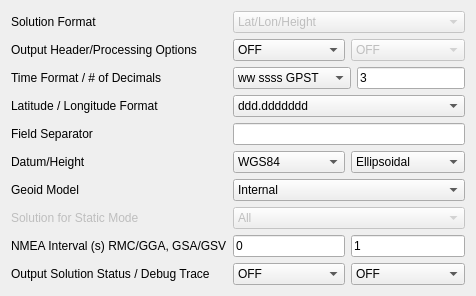
     <widget class="QWidget" name="TabSheet3">
      <property name="toolTip">
       <string/>
      </property>
      <attribute name="title">
       <string>O&amp;utput</string>
      </attribute>
      <layout class="QGridLayout" name="gridLayout_3">
       <item row="0" column="0">
        <widget class="QLabel" name="LabelSolFormat">
         <property name="enabled">
          <bool>true</bool>
         </property>
         <property name="toolTip">
          <string/>
         </property>
         <property name="text">
          <string>Solution Format</string>
         </property>
        </widget>
       </item>
       <item row="0" column="1" colspan="3">
        <widget class="QComboBox" name="SolFormat">
         <property name="enabled">
          <bool>false</bool>
         </property>
         <property name="toolTip">
          <string/>
         </property>
         <item>
          <property name="text">
           <string>Lat/Lon/Height</string>
          </property>
         </item>
         <item>
          <property name="text">
           <string>X/Y/Z-ECEF</string>
          </property>
         </item>
         <item>
          <property name="text">
           <string>E/N/U-Baseline</string>
          </property>
         </item>
         <item>
          <property name="text">
           <string>NMEA0183</string>
          </property>
         </item>
        </widget>
       </item>
       <item row="1" column="0">
        <widget class="QLabel" name="Label20">
         <property name="enabled">
          <bool>true</bool>
         </property>
         <property name="toolTip">
          <string/>
         </property>
         <property name="text">
          <string>Output Header/Processing Options</string>
         </property>
        </widget>
       </item>
       <item row="1" column="1">
        <widget class="QComboBox" name="OutputHead">
         <property name="enabled">
          <bool>true</bool>
         </property>
         <property name="toolTip">
          <string/>
         </property>
         <item>
          <property name="text">
           <string>OFF</string>
          </property>
         </item>
         <item>
          <property name="text">
           <string>ON</string>
          </property>
         </item>
        </widget>
       </item>
       <item row="1" column="2" colspan="2">
        <widget class="QComboBox" name="OutputOpt">
         <property name="enabled">
          <bool>false</bool>
         </property>
         <property name="toolTip">
          <string/>
         </property>
         <item>
          <property name="text">
           <string>OFF</string>
          </property>
         </item>
         <item>
          <property name="text">
           <string>ON</string>
          </property>
         </item>
        </widget>
       </item>
       <item row="2" column="0">
        <widget class="QLabel" name="LabelTimeFormat">
         <property name="enabled">
          <bool>true</bool>
         </property>
         <property name="toolTip">
          <string/>
         </property>
         <property name="text">
          <string>Time Format / # of Decimals</string>
         </property>
        </widget>
       </item>
       <item row="2" column="1" colspan="2">
        <widget class="QComboBox" name="TimeFormat">
         <property name="enabled">
          <bool>true</bool>
         </property>
         <property name="toolTip">
          <string/>
         </property>
         <item>
          <property name="text">
           <string>ww ssss GPST</string>
          </property>
         </item>
         <item>
          <property name="text">
           <string>hh:mm:ss GPST</string>
          </property>
         </item>
         <item>
          <property name="text">
           <string>hh:mm:ss UTC</string>
          </property>
         </item>
         <item>
          <property name="text">
           <string>hh:mm:ss JST</string>
          </property>
         </item>
        </widget>
       </item>
       <item row="2" column="3">
        <widget class="QLineEdit" name="TimeDecimal">
         <property name="enabled">
          <bool>true</bool>
         </property>
         <property name="toolTip">
          <string/>
         </property>
         <property name="text">
          <string>3</string>
         </property>
        </widget>
       </item>
       <item row="3" column="0">
        <widget class="QLabel" name="LabelLatLonFormat">
         <property name="enabled">
          <bool>true</bool>
         </property>
         <property name="toolTip">
          <string/>
         </property>
         <property name="text">
          <string>Latitude / Longitude Format</string>
         </property>
        </widget>
       </item>
       <item row="3" column="1" colspan="3">
        <widget class="QComboBox" name="LatLonFormat">
         <property name="enabled">
          <bool>true</bool>
         </property>
         <property name="toolTip">
          <string/>
         </property>
         <item>
          <property name="text">
           <string>ddd.ddddddd</string>
          </property>
         </item>
         <item>
          <property name="text">
           <string>ddd mm ss.sss</string>
          </property>
         </item>
        </widget>
       </item>
       <item row="4" column="0">
        <widget class="QLabel" name="LabelFieldSep">
         <property name="enabled">
          <bool>true</bool>
         </property>
         <property name="toolTip">
          <string/>
         </property>
         <property name="text">
          <string>Field Separator</string>
         </property>
        </widget>
       </item>
       <item row="4" column="1" colspan="3">
        <widget class="QLineEdit" name="FieldSep">
         <property name="enabled">
          <bool>true</bool>
         </property>
         <property name="toolTip">
          <string/>
         </property>
         <property name="text">
          <string/>
         </property>
        </widget>
       </item>
       <item row="5" column="0">
        <widget class="QLabel" name="Label2">
         <property name="enabled">
          <bool>true</bool>
         </property>
         <property name="toolTip">
          <string/>
         </property>
         <property name="text">
          <string>Datum/Height</string>
         </property>
        </widget>
       </item>
       <item row="5" column="1">
        <widget class="QComboBox" name="OutputDatum">
         <property name="enabled">
          <bool>true</bool>
         </property>
         <property name="toolTip">
          <string/>
         </property>
         <item>
          <property name="text">
           <string>WGS84</string>
          </property>
         </item>
        </widget>
       </item>
       <item row="5" column="2" colspan="2">
        <widget class="QComboBox" name="OutputHeight">
         <property name="enabled">
          <bool>true</bool>
         </property>
         <property name="toolTip">
          <string/>
         </property>
         <item>
          <property name="text">
           <string>Ellipsoidal</string>
          </property>
         </item>
         <item>
          <property name="text">
           <string>Geodetic</string>
          </property>
         </item>
        </widget>
       </item>
       <item row="6" column="0">
        <widget class="QLabel" name="Label18">
         <property name="enabled">
          <bool>true</bool>
         </property>
         <property name="toolTip">
          <string/>
         </property>
         <property name="text">
          <string>Geoid Model</string>
         </property>
        </widget>
       </item>
       <item row="6" column="1" colspan="3">
        <widget class="QComboBox" name="OutputGeoid">
         <property name="enabled">
          <bool>true</bool>
         </property>
         <property name="toolTip">
          <string/>
         </property>
         <item>
          <property name="text">
           <string>Internal</string>
          </property>
         </item>
         <item>
          <property name="text">
           <string>EGM96-BE 15&quot;</string>
          </property>
         </item>
         <item>
          <property name="text">
           <string>EGM2008-SE 2.5&quot;</string>
          </property>
         </item>
         <item>
          <property name="text">
           <string>EGM2008-SE 1&quot;</string>
          </property>
         </item>
         <item>
          <property name="text">
           <string>GSI2000 1x1.5&quot;</string>
          </property>
         </item>
        </widget>
       </item>
       <item row="7" column="0">
        <widget class="QLabel" name="Label21">
         <property name="enabled">
          <bool>false</bool>
         </property>
         <property name="toolTip">
          <string/>
         </property>
         <property name="text">
          <string>Solution for Static Mode</string>
         </property>
        </widget>
       </item>
       <item row="7" column="1" colspan="3">
        <widget class="QComboBox" name="SolStatic">
         <property name="enabled">
          <bool>false</bool>
         </property>
         <property name="toolTip">
          <string/>
         </property>
         <item>
          <property name="text">
           <string>All</string>
          </property>
         </item>
         <item>
          <property name="text">
           <string>Single</string>
          </property>
         </item>
        </widget>
       </item>
       <item row="8" column="0">
        <widget class="QLabel" name="Label17">
         <property name="enabled">
          <bool>true</bool>
         </property>
         <property name="toolTip">
          <string/>
         </property>
         <property name="text">
          <string>NMEA Interval (s) RMC/GGA, GSA/GSV</string>
         </property>
        </widget>
       </item>
       <item row="8" column="1">
        <widget class="QLineEdit" name="NmeaIntv1">
         <property name="enabled">
          <bool>true</bool>
         </property>
         <property name="toolTip">
          <string/>
         </property>
         <property name="text">
          <string>0</string>
         </property>
        </widget>
       </item>
       <item row="8" column="2" colspan="2">
        <widget class="QLineEdit" name="NmeaIntv2">
         <property name="enabled">
          <bool>true</bool>
         </property>
         <property name="toolTip">
          <string/>
         </property>
         <property name="text">
          <string>1</string>
         </property>
        </widget>
       </item>
       <item row="9" column="0">
        <widget class="QLabel" name="Label36">
         <property name="enabled">
          <bool>true</bool>
         </property>
         <property name="toolTip">
          <string/>
         </property>
         <property name="text">
          <string>Output Solution Status / Debug Trace</string>
         </property>
        </widget>
       </item>
       <item row="9" column="1">
        <widget class="QComboBox" name="DebugStatus">
         <property name="enabled">
          <bool>true</bool>
         </property>
         <property name="toolTip">
          <string/>
         </property>
         <item>
          <property name="text">
           <string>OFF</string>
          </property>
         </item>
         <item>
          <property name="text">
           <string>States</string>
          </property>
         </item>
         <item>
          <property name="text">
           <string>Residuals</string>
          </property>
         </item>
        </widget>
       </item>
       <item row="9" column="2" colspan="2">
        <widget class="QComboBox" name="DebugTrace">
         <property name="enabled">
          <bool>true</bool>
         </property>
         <property name="toolTip">
          <string/>
         </property>
         <item>
          <property name="text">
           <string>OFF</string>
          </property>
         </item>
         <item>
          <property name="text">
           <string>Level 1</string>
          </property>
         </item>
         <item>
          <property name="text">
           <string>Level 2</string>
          </property>
         </item>
         <item>
          <property name="text">
           <string>Level 3</string>
          </property>
         </item>
         <item>
          <property name="text">
           <string>Level 4</string>
          </property>
         </item>
         <item>
          <property name="text">
           <string>Level 5</string>
          </property>
         </item>
        </widget>
       </item>
      </layout>
     </widget>
